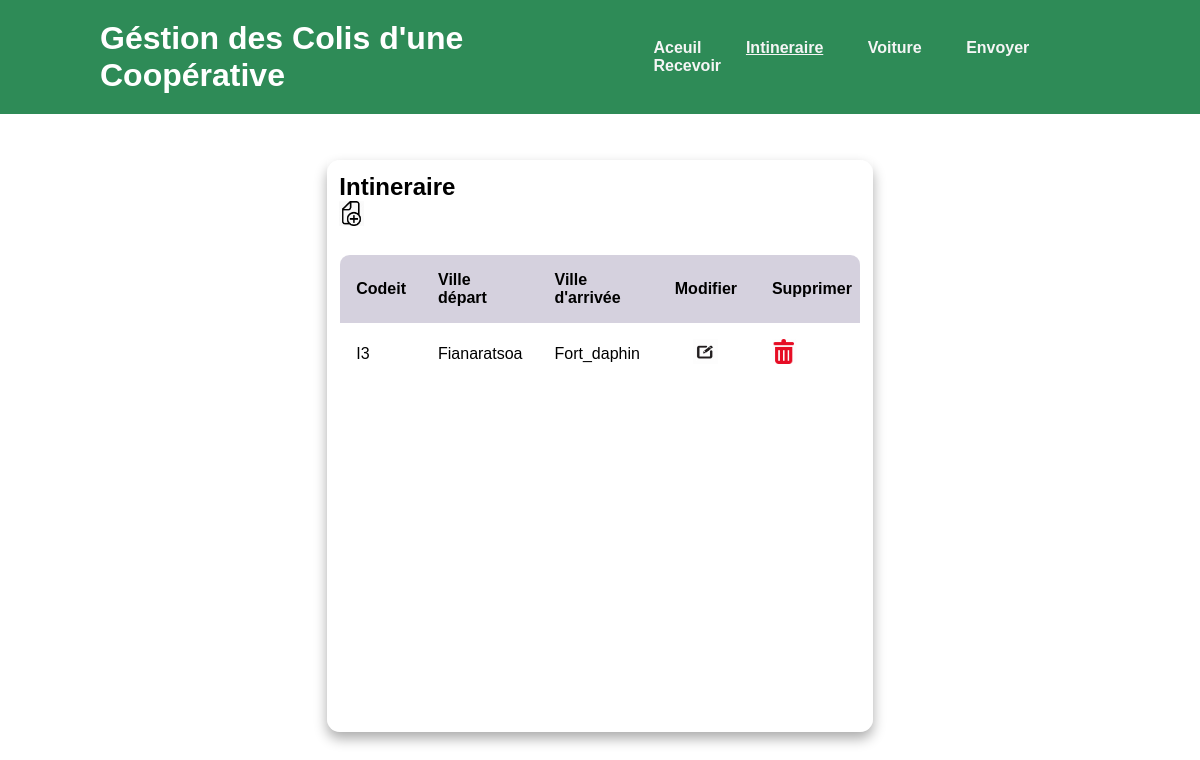
Screenshot of /Interface/Intineraire/interface_Intineraire.php with the database file from the repository.
### tables this page shows
CREATE TABLE IF NOT EXISTS `intineraire` (
  `codeit` varchar(50) NOT NULL,
  `villedep` varchar(100) DEFAULT NULL,
  `villearriv` varchar(100) DEFAULT NULL,
  PRIMARY KEY (`codeit`)
);

### controleur/Intineraire.php (the view, shortened to what this page needs)
<?php
    function affichage_Intineraire($c)
    {
        $query = "SELECT * FROM intineraire; ";
        $r = $c->query($query);
        if($r->num_rows>0){
            while($line = $r->fetch_assoc()){
                 echo" <tr>";
                 echo "<td>".$line["codeit"]."</td>";
                 echo "<td class=\"ville\">".$line["villedep"]."</td>";
                 echo "<td class=\"ville\">".$line["villearriv"]."</td>";
                 echo "<td class=\"modifier\"><a id=\"modif\" href=\"modifier_Intineraire.php?id=".$line["codeit"]."&villedep=".$line["villedep"]."&villearriv=".$line["villearriv"]."\">
                <img src=\"../../Style/icons/modifier.jfif\" alt=\"modifier\" ></a></td>";
                echo "<td class=\"supprimmer\"><a id=\"supp\" href=\"supprimer_Intineraire.php?id=".$line["codeit"]."\">
                    <img src=\"../../Style/icons/supprimer.png\" alt=\"supprimer\"></a></td>";
                 echo"</tr>";
            }
        }
        else{
            echo"";
        }
    }
?>

### Style/css/navstyle.css (style rules this page uses)
* { margin: 0; padding: 0; box-sizing: border-box; font-family: sans-serif; }
body { min-width: 100vh; display: flex; align-items: center; justify-content: center; vertical-align:middle ; }

### Style/css/styleTableau.css (style rules this page uses)
table,th,td { padding: 1rem; border-collapse:collapse ; text-align: left; }
.ville { min-width: 15%; max-width: 150px; }
.modifier { min-width: 100px; max-width: 100px; text-align: center; }
td img { width: 25px; height: 25px; }

### rows the page displays
intineraire: codeit "I3", villedep "Fianaratsoa", villearriv "Fort_daphin"
